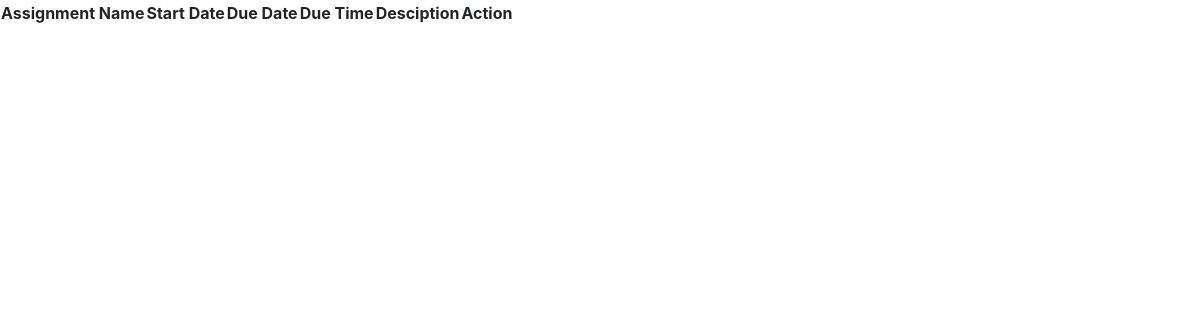
The page /list_assignments.php on the database as committed earlier.
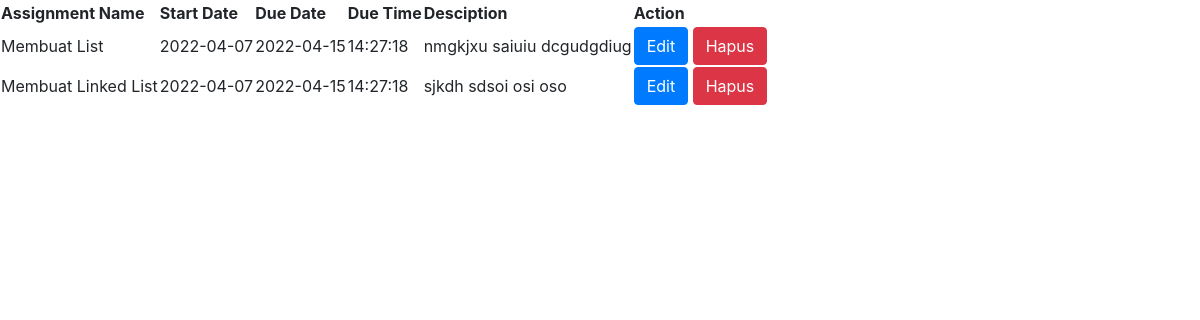
The same page on the database as committed later.
### tables this page shows
CREATE TABLE `assignments` (
  `assignment_id` int(10) UNSIGNED NOT NULL,
  `assignment_name` varchar(100) NOT NULL,
  `assignment_start_date` datetime NOT NULL,
  `assignment_end_date` datetime NOT NULL,
  `assignment_desc` text NOT NULL,
  `subject_id` int(10) UNSIGNED NOT NULL
);

### Model/DbConnect.php (called while the page is built)
<?php
class DbConnect
{
    private $host = "localhost";
    private $user = "root";
    private $pass = "";
    private $dbName = "incareer2";
    public function connect()
    {
        try {
            $conn = new PDO('mysql:host=' . $this->host . '; dbname=' . $this->dbName, $this->user, $this->pass);
            $conn->setAttribute(PDO::ATTR_ERRMODE, PDO::ERRMODE_EXCEPTION);
            return $conn;
        } catch (PDOException $e) {
            echo "Database Error: " . $e->getMessage();
        }
    }
}

### Model/Assignments.php (called while the page is built, shortened)
<?php
class Assignments
{
    private $dbConn;
    public function __construct()
    {
        require_once("DbConnect.php");
        $db = new DbConnect;
        $this->dbConn = $db->connect();
    }
    public function getAllAssigment()
    {
        $stmt = $this->dbConn->prepare("SELECT * FROM assignments");
        try {
            if ($stmt->execute()) {
                $assignments = $stmt->fetchAll(PDO::FETCH_ASSOC);
            }
        } catch (Exception $e) {
            return $e->getMessage();
        }
        return $assignments;
    }
    public function getAssignmentById($id)
    {
        $stmt = $this->dbConn->prepare("SELECT * FROM assignments WHERE assignment_id = :id");
        $stmt->bindParam(":id", $id);
        try {
            if ($stmt->execute()) {
                $assigmentData = $stmt->fetch(PDO::FETCH_ASSOC);
            }
        } catch (Exception $e) {
            return $e->getMessage();
        }
        return $assigmentData;
    }
}

### list_assignments.php (the view, shortened to what this page needs)
<?php
require "./Model/Assignments.php";
$objAssignment = new Assignments;
$allAssignments = $objAssignment->getAllAssigment();
?>
<!DOCTYPE html>
<html lang="en">
<head>
    <link rel="stylesheet" href="https://cdn.jsdelivr.net/npm/bootstrap@4.4.1/dist/css/bootstrap.min.css">
</head>
<body>
    <table>
        <thead>
            <tr>
                <th>Assignment Name</th>
                <th>Start Date</th>
                <th>Due Date</th>
                <th>Due Time</th>
                <th>Desciption</th>
                <th>Action</th>
            </tr>
        </thead>
        <tbody>
            <?php foreach($allAssignments as $row => $assignment) : ?>
                <?php
                    $arrStartDate = explode(" ", $assignment['assignment_start_date']);
                    $arrEndDate = explode(" ", $assignment['assignment_end_date']);
                    $startDate = $arrStartDate[0];
                    $dueDate = $arrEndDate[0];
                    $dueTime = $arrEndDate[1];
                ?>
                <tr>
                    <td><?=$assignment['assignment_name'] ?></td>
                    <td><?=$startDate; ?></td>
                    <td><?=$dueDate; ?></td>
                    <td><?=$dueTime; ?></td>
                    <td><?=$assignment['assignment_desc'] ?></td>
                    <td>
                        <button type="button" class="btn btn-primary" data-toggle="modal" data-target="#exampleModal<?=$assignment['assignment_id'];?>">Edit</button>
                                            <?php
                                                $assigments = $objAssignment->getAssignmentById($assignment['assignment_id']);
                                            ?>
                        <a class="btn btn-danger" href="list_assignments.php?act=delete&assign_id=<?=$assignment['assignment_id'];?>">Hapus</a>
                    </td>
                </tr>
            <?php endforeach ?>
        </tbody>
    </table>
</body>
</html>

Rows that differ between the two databases and show on the page:
added assignments: assignment_name "Membuat List", assignment_start_date "2022-04-07", assignment_end_date "2022-04-15", assignment_end_date "14:27:18", assignment_desc "nmgkjxu saiuiu dcgudgdiug"
added assignments: assignment_name "Membuat Linked List", assignment_start_date "2022-04-07", assignment_end_date "2022-04-15", assignment_end_date "14:27:18", assignment_desc "sjkdh sdsoi osi oso"
